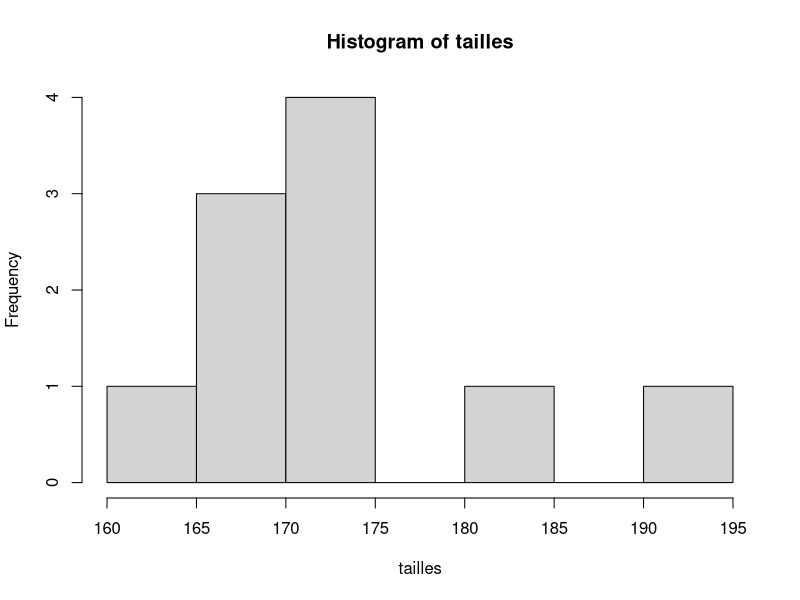

Recreate this plot in R.
4*sqrt(2)
x <- 2
x 
x+2
sin(x)
sin(2)
y <- sin(x)
pi
exp(1)
2 -> x
x = 2
#### Variables 
tailles <- c(167, 192, 173, 174, 172, 167, 171, 185, 163, 170)
tailles
length(tailles) # taille échantillon 
mean(tailles) #moyenne 
sd(tailles) #écart type 
var(tailles) #variance 
summary(tailles) #résumé
hist(tailles) #histogramme

poids <- c(86, 74, 83, 50, 78, 66, 66, 51, 50, 55)
poids
length(poids)
tailles.st <- (tailles-mean(tailles))/sd(tailles)
tailles.st
mean(tailles.st)
tailles.m <- tailles/100
tailles.m
imc <- poids/tailles.m^2
imc
donnees <- data.frame(tailles,poids,imc)
